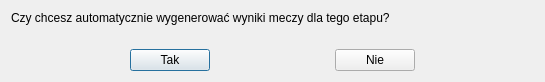
<?xml version="1.0" encoding="UTF-8"?>
<ui version="4.0">
 <class>GenerateMatchScores</class>
 <widget class="QDialog" name="GenerateMatchScores">
  <property name="geometry">
   <rect>
    <x>0</x>
    <y>0</y>
    <width>545</width>
    <height>82</height>
   </rect>
  </property>
  <property name="windowTitle">
   <string>Losuj Wyniki</string>
  </property>
  <layout class="QVBoxLayout" name="verticalLayout">
   <item>
    <widget class="QLabel" name="label">
     <property name="text">
      <string>Czy chcesz automatycznie wygenerować wyniki meczy dla tego etapu?</string>
     </property>
    </widget>
   </item>
   <item>
    <spacer name="verticalSpacer">
     <property name="orientation">
      <enum>Qt::Vertical</enum>
     </property>
     <property name="sizeHint" stdset="0">
      <size>
       <width>20</width>
       <height>40</height>
      </size>
     </property>
    </spacer>
   </item>
   <item>
    <layout class="QHBoxLayout" name="horizontalLayout">
     <item>
      <spacer name="horizontalSpacer">
       <property name="orientation">
        <enum>Qt::Horizontal</enum>
       </property>
       <property name="sizeHint" stdset="0">
        <size>
         <width>40</width>
         <height>20</height>
        </size>
       </property>
      </spacer>
     </item>
     <item>
      <widget class="QPushButton" name="Tak">
       <property name="text">
        <string>Tak</string>
       </property>
      </widget>
     </item>
     <item>
      <spacer name="horizontalSpacer_2">
       <property name="orientation">
        <enum>Qt::Horizontal</enum>
       </property>
       <property name="sizeHint" stdset="0">
        <size>
         <width>40</width>
         <height>20</height>
        </size>
       </property>
      </spacer>
     </item>
     <item>
      <widget class="QPushButton" name="Nie">
       <property name="text">
        <string>Nie</string>
       </property>
      </widget>
     </item>
     <item>
      <spacer name="horizontalSpacer_3">
       <property name="orientation">
        <enum>Qt::Horizontal</enum>
       </property>
       <property name="sizeHint" stdset="0">
        <size>
         <width>40</width>
         <height>20</height>
        </size>
       </property>
      </spacer>
     </item>
    </layout>
   </item>
  </layout>
 </widget>
 <resources/>
 <connections/>
</ui>
